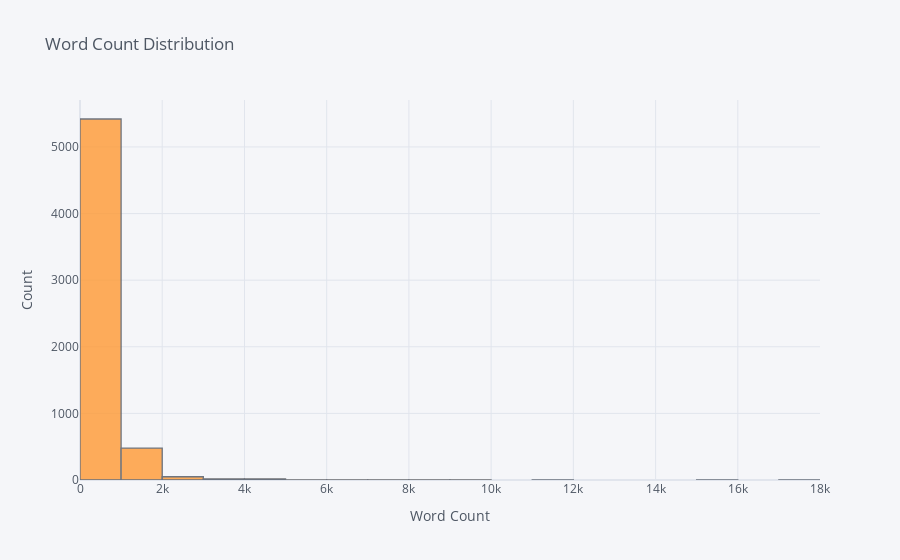

Write notebook code for a chart like this one.
### Code cell
# plotting the total words for all observations
data_final['total_words'].iplot(kind='hist',bins=30,xTitle='Word Count',yTitle='Count',title='Word Count Distribution')

### Figure 1 — Plotly figure (JSON) as saved in the notebook; plotly's stock layout.template omitted (floating-point values rounded to 4 significant figures; data arrays with more than 128 entries replaced by an {"elided": "..."} marker saying what was removed)
{"data": [{"histfunc": "count", "histnorm": "", "marker": {"color": "rgba(255, 153, 51, 1.0)", "line": {"color": "#4D5663", "width": 1.3}}, "name": "total_words", "nbinsx": 30, "opacity": 0.8, "orientation": "v", "type": "histogram", "x": {"elided": "6000 int values"}}], "layout": {"barmode": "overlay", "legend": {"bgcolor": "#F5F6F9", "font": {"color": "#4D5663"}}, "paper_bgcolor": "#F5F6F9", "plot_bgcolor": "#F5F6F9", "title": {"font": {"color": "#4D5663"}, "text": "Word Count Distribution"}, "xaxis": {"gridcolor": "#E1E5ED", "showgrid": true, "tickfont": {"color": "#4D5663"}, "title": {"font": {"color": "#4D5663"}, "text": "Word Count"}, "zerolinecolor": "#E1E5ED"}, "yaxis": {"gridcolor": "#E1E5ED", "showgrid": true, "tickfont": {"color": "#4D5663"}, "title": {"font": {"color": "#4D5663"}, "text": "Count"}, "zerolinecolor": "#E1E5ED"}}}
